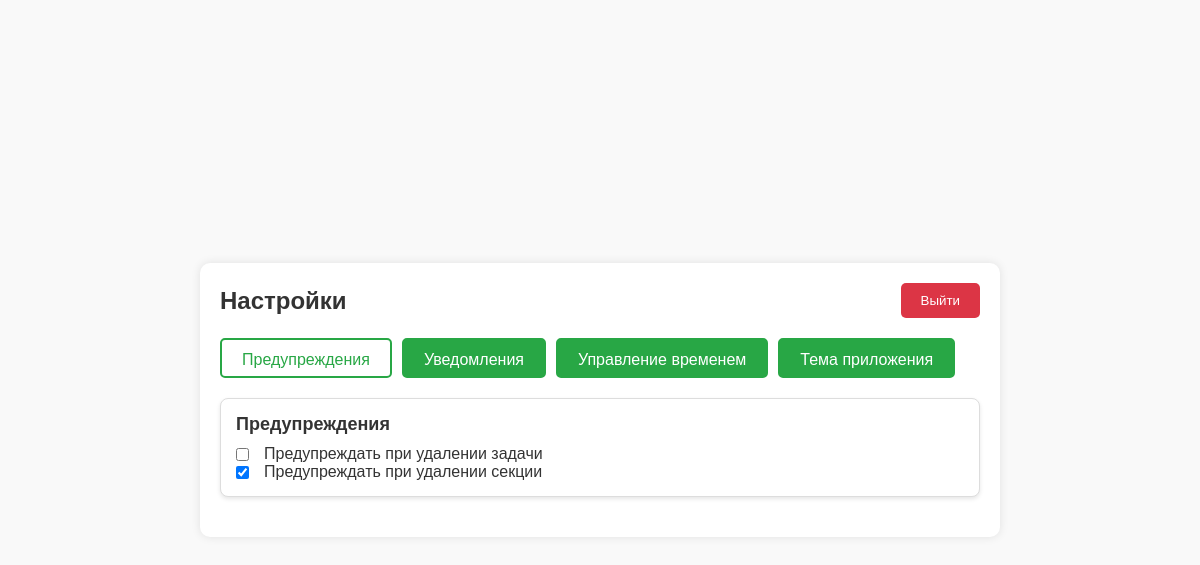
Before: /settings/ (signed in) with the older database file.
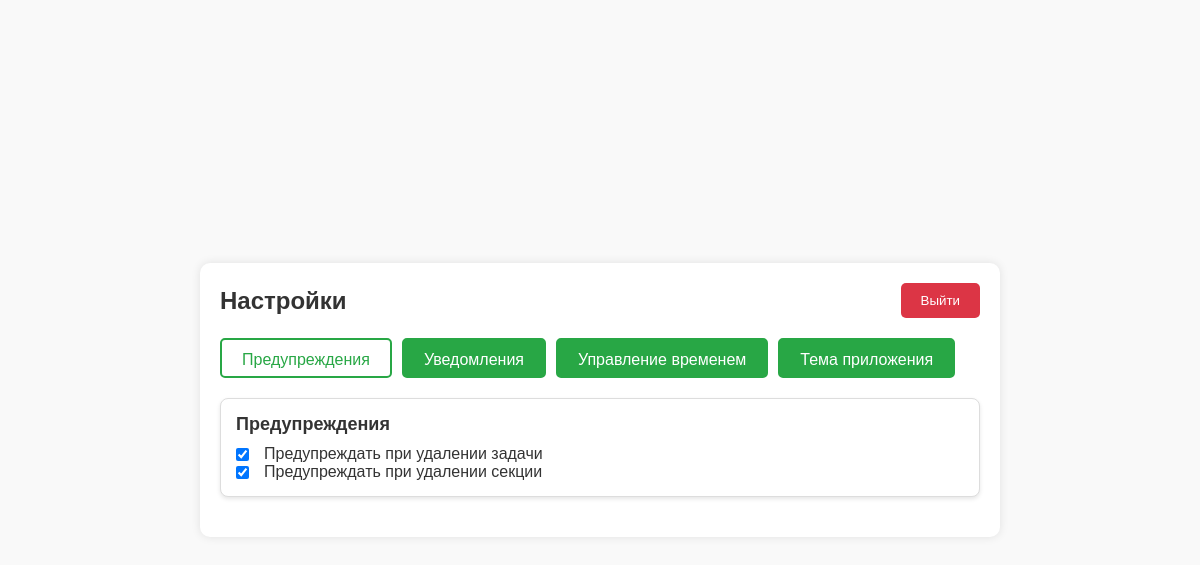
After: the same page with the newer database file.
### settings_app/models.py (models this page shows, shortened)
class UserSettings(models.Model):
    THEME_CHOICES = [
        ('light', 'Светлая тема'),
        ('dark', 'Тёмная тема'),
        ('custom', 'Персонализированная тема'),
    ]
    user = models.OneToOneField(User, on_delete=models.CASCADE, related_name='settings')
    warn_on_task_delete = models.BooleanField(default=True, verbose_name="Предупреждать при удалении задачи")
    warn_on_task_section_delete = models.BooleanField(default=True, verbose_name="Предупреждать при удалении секции")
    email_notifications = models.BooleanField(default=True, verbose_name="Отправление уведомлений по email")
    theme = models.CharField(
        max_length=10,
        choices=THEME_CHOICES,
        default='light',
        verbose_name="Тема интерфейса"
    )

### settings_app/views.py (the view)
# urls.py: path('', SettingsAppPage.as_view(), name='main_settings_app'),
class SettingsAppPage(LoginRequiredMixin, TemplateView):
    template_name = 'settings.html'
    def get_context_data(self, **kwargs):
        context = super().get_context_data(**kwargs)
        context.update(SettingsAppContext.get_context_for_index_page(self.request))
        return context

### utils/DataBaseObjectsProcessing.py (called while the page is built)
    @staticmethod
    def get_objects_owned_by_user(model_class: Type, user: Any) -> QuerySet:
        return model_class.objects.filter(user=user)

### settings_app/templates/settings.html (shortened to what this page needs)
<!DOCTYPE html>
{% load static %}
<html lang="ru">
<head>
    <link rel="stylesheet" type="text/css" href="{% static 'settings_app/css/main_page_new.css' %}">
    <link rel="stylesheet" type="text/css" href="{% static 'settings_app/css/success-message.css' %}">
    <link id="theme-style" rel="stylesheet" href="{% static 'css/'|add:user_settings.theme|add:'-theme.css' %}">
</head>
<body>
    <div class="container">
        <div class="header">
            <h1>{{ title }}</h1>
            <button class="logout-button" onclick="location.href='{% url 'authorization:profile' %}'">Выйти</button>
        </div>
        <div class="navigation">
            <button class="nav-button active" data-target="warnings">Предупреждения</button>
            <button class="nav-button" data-target="notifications">Уведомления</button>
            <button class="nav-button" data-target="datatime">Управление временем</button>
            <button class="nav-button" data-target="theme">Тема приложения</button>
        </div>
        <div id="warnings" class="setting-group">
            <h3>Предупреждения</h3>
            <div class="checkbox-item">
                <input
                       type="checkbox"
                       id="WarnOnTaskDelete"
                       name="warn_on_task_delete"
                       {% if user_settings.warn_on_task_delete %}checked{% endif %}
                       onchange="updateSetting(this)"
                >
                <label class="form-check-label" for="WarnOnTaskDelete">Предупреждать при удалении задачи</label>
            </div>
            <div class="checkbox-item">
                <input
                       type="checkbox"
                       id="WarnOnTaskSectionDelete"
                       name="warn_on_task_section_delete"
                       {% if user_settings.warn_on_task_section_delete %}checked{% endif %}
                       onchange="updateSetting(this)"
                >
                <label class="form-check-label" for="WarnOnTaskSectionDelete">Предупреждать при удалении секции</label>
            </div>
        </div>
    </div>
</body>
</html>

Changed rows visible on the page:
changed UserSettings: warn_on_task_delete "☐" → "☑"
